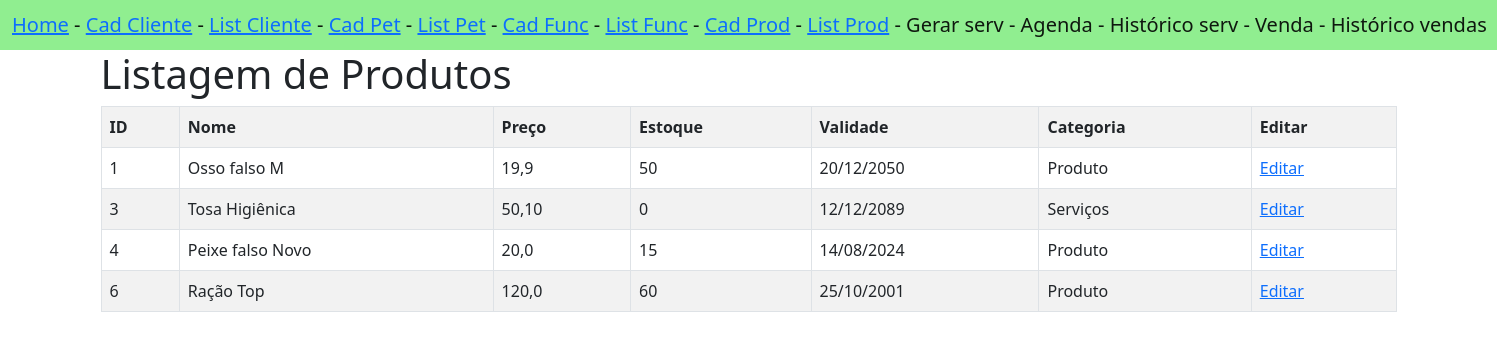
/listarProdutos/, run on the app's committed database.
### appPetPlanet/models.py (models this page shows)
class Produto(models.Model):
    id_produto = models.AutoField(primary_key=True)
    nome = models.TextField()
    preco = models.FloatField()
    estoque = models.IntegerField()
    validade = models.TextField(default='12/12/2099')
    categoria = models.TextField()

### appPetPlanet/views.py (the view)
# urls.py: path('listarProdutos/', views.listarProdutos,
def listarProdutos(request):
    produtos = {
        'produtos': Produto.objects.all()
    }
    return render(request, 'produto/listarProdutos.html', produtos)

### appPetPlanet/templates/produto/listarProdutos.html
{% extends 'navBar.html' %}
{% block conteudo %}
<div class="container">
    <h1>Listagem de Produtos</h1>
    <table class="table table-bordered table-striped">
        <tr>
            <th>ID</th>
            <th>Nome</th>
            <th>Preço</th>
            <th>Estoque</th>
            <th>Validade</th>
            <th>Categoria</th>
            <th>Editar</th>
        </tr>
        {% for produto in produtos %}
        <tr>
            <td>{{produto.id_produto}}</td>
            <td>{{produto.nome}}</td>
            <td>{{produto.preco}}</td>
            <td>{{produto.estoque}}</td>
            <td>{{produto.validade}}</td>
            <td>{{produto.categoria}}</td>
            <td><a href="{% url 'infoProduto' %}{{produto.id_produto}}">Editar</a></td>
        </tr>
        {% endfor %}
    </table>
</div>
{% endblock %}

### data on the page
Produto: id_produto "1", nome "Osso falso M", preco "19,9", estoque "50", validade "20/12/2050", categoria "Produto"
Produto: id_produto "3", nome "Tosa Higiênica", preco "50,10", estoque "0", validade "12/12/2089", categoria "Serviços"
Produto: id_produto "4", nome "Peixe falso Novo", preco "20,0", estoque "15", validade "14/08/2024", categoria "Produto"
Produto: id_produto "6", nome "Ração Top", preco "120,0", estoque "60", validade "25/10/2001", categoria "Produto"
